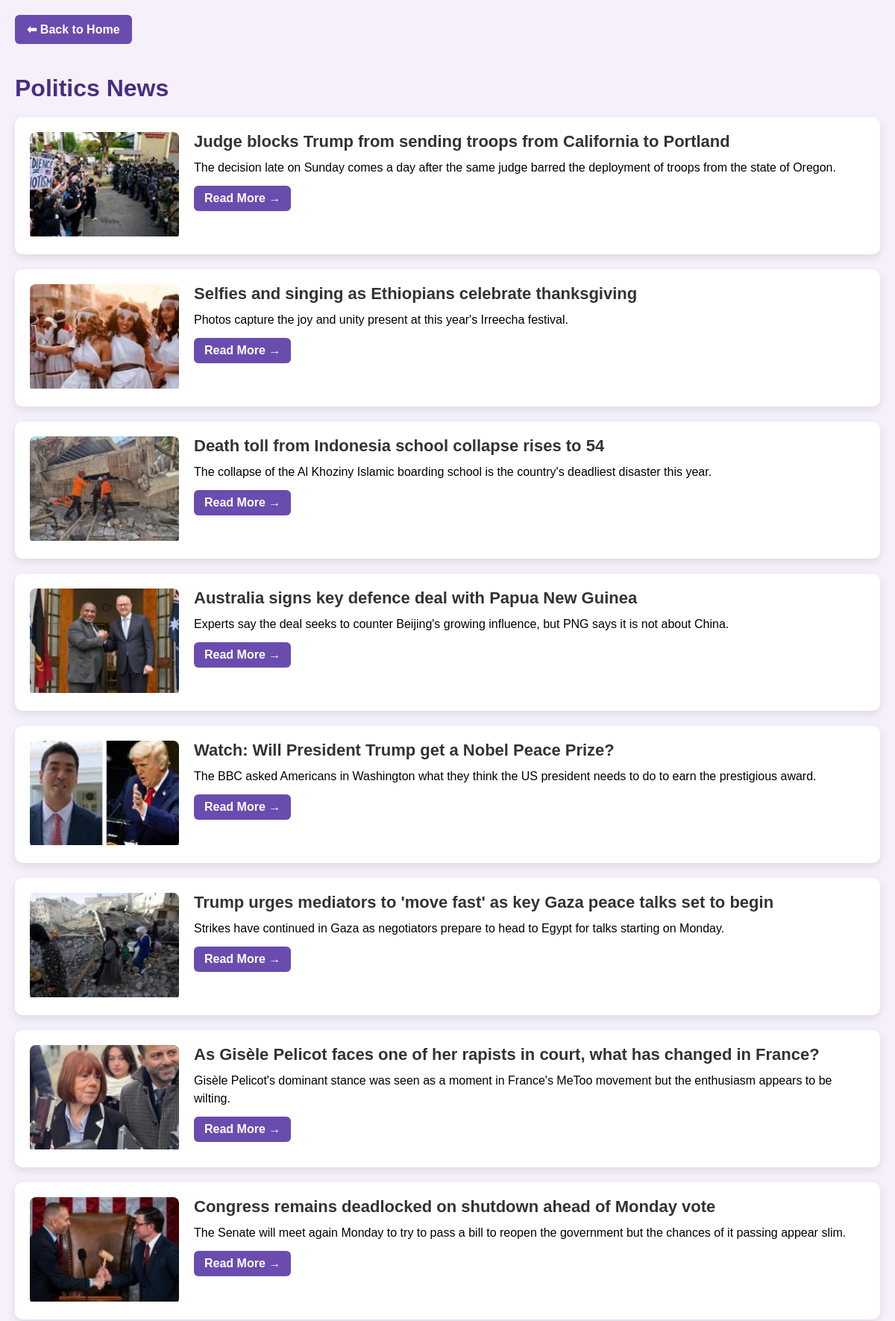
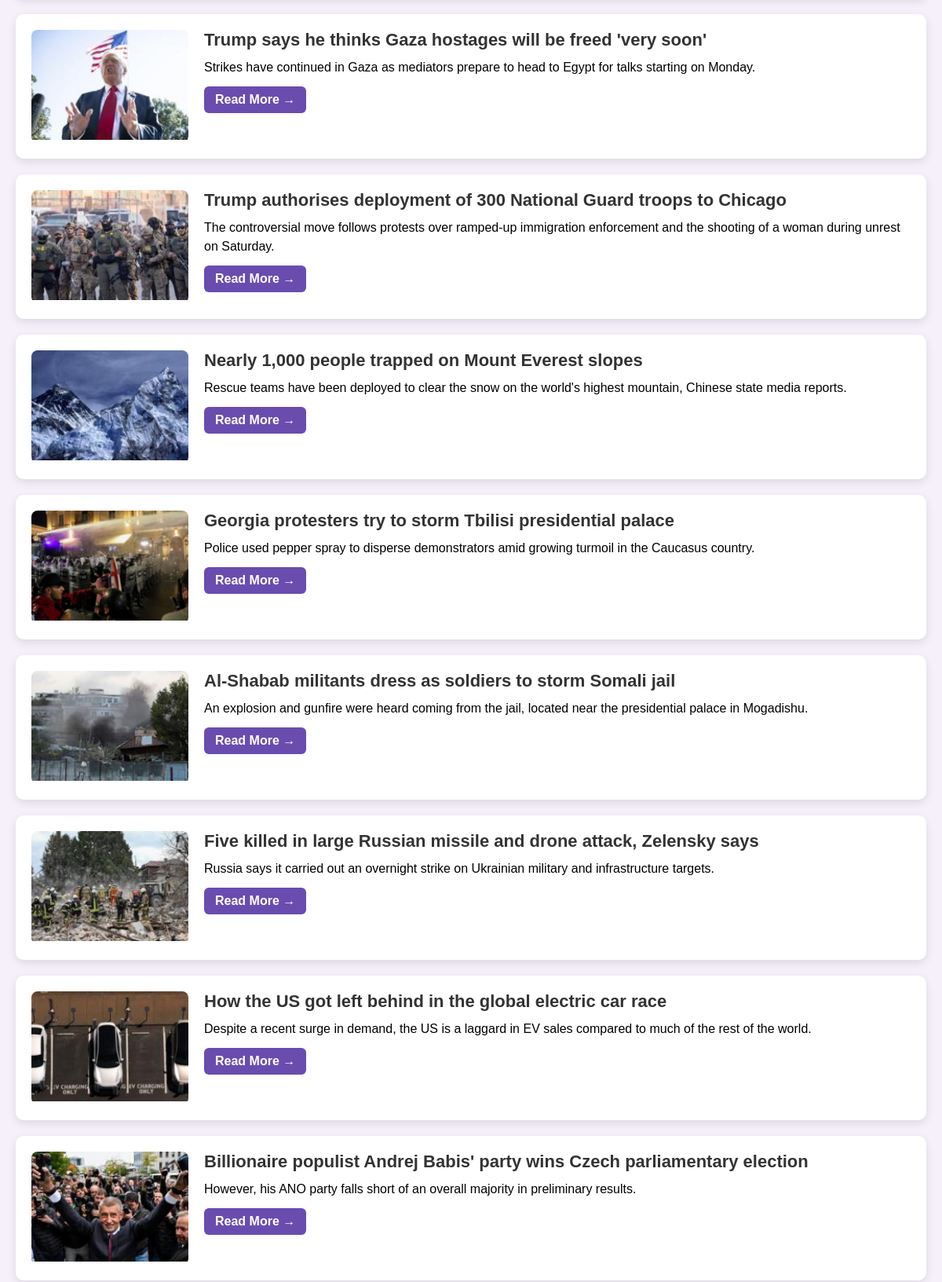
Page /category/politics/ (upper part) on the committed database (2 pictures, top to bottom).
### myproject/models.py (models this page shows, shortened)
class News(models.Model):
    SOURCE_CHOICES = [
        ('INDIA', 'India News'),
        ('GLOBAL', 'Global News'),
    ]
    title = models.CharField(max_length=255)
    description = models.TextField()
    content = models.TextField(null=True, blank=True)
    category = models.CharField(max_length=100)
    link = models.URLField(null=True, blank=True)
    image_url = models.CharField(max_length=500, null=True, blank=True)
    published_at = models.DateTimeField(null=True, blank=True)
    source_type = models.CharField(
        max_length=10,
        choices=SOURCE_CHOICES,
        default='GLOBAL'
    )

### myproject/views.py (the view)
# urls.py: path('category/<str:category_name>/', views.news_by_category, name='news_by_category'),
def news_by_category(request, category_name):
    url_category = category_name.strip().lower()
    category_map = {
        'business': 'global-business',
        'science': 'science',
        'politics': 'bbc',      # Mapping your 'Politics' button to 'bbc' data
        'entertainment': 'cnn', # Mapping 'Entertainment' button to 'cnn' data (example)
        'sports': 'cnn',        # Mapping 'Sports' to 'cnn' (example)
        'fashion': 'cnn',       # Mapping 'Fashion' to 'cnn' (example)
    }
    news_items = News.objects.filter(category=category_name).order_by('-published_at')[:20]
    bookmarked_pks = []
    if request.user.is_authenticated:
        bookmarked_pks = Bookmark.objects.filter(
            user=request.user,
            article__in=news_items
        ).values_list('article__pk', flat=True)
    context = {
        'news_items': news_items,
        'category_name': category_name.title(),
        'bookmarked_pks': list(bookmarked_pks), # <-- THIS MUST BE PRESENT
    }
    db_category_name = category_map.get(url_category, url_category)
    news_items = News.objects.filter(category__iexact=db_category_name).order_by('-published_at')
    context = {
        'news_items': news_items,
        'category_name': url_category.title(),
    }
    return render(request, 'news_by_category.html', context)

### myproject/templates/news_by_category.html (shortened to what this page needs)
<!DOCTYPE html>
<html lang="en">
<head>
</head>
<body>
    <a href="{% url 'index' %}" class="back-home">⬅ Back to Home</a>
    <h1>{{ category_name }} News</h1>
    {% for news in news_items %}
    <div class="news-item">
        <div class="image-container">
            {% if news.image_url %}
                <img src="{{ news.image_url }}" alt="{{ news.title }}">
            {% endif %}
        </div>
        <div class="news-content">
            <h2>{{ news.title }}</h2>
            <p>{{ news.description | striptags | truncatewords:30 }}</p>
            <a href="{% url 'news_detail' news.pk %}" class="read-more">Read More →</a>
 </div>
            </div>
{% empty %}
    <p>No news available in this category.</p>
{% endfor %}
</body>
</html>

### myproject/templates/news_by_category.html (style rules this page uses)
body { font-family: Arial, sans-serif; margin: 0; padding: 20px; background: #f5f0f9; }
h1 { color: #4a2c82; margin-bottom: 20px; }
.news-item { background: white; padding: 20px; margin-bottom: 20px; border-radius: 10px; box-shadow: 0px 4px 12px rgba(0,0,0,0.1); display: flex; gap: 20px; align-items: flex-start; }
.news-item .image-container { flex: 0 0 200px; max-width: 200px; overflow: hidden; border-radius: 8px; }
.news-item img { width: 100%; height: 140px; object-fit: cover; }
.news-content { flex: 1; }
.news-content h2 { margin: 0 0 10px 0; font-size: 22px; color: #333; }
.news-content p { margin: 0 0 12px 0; line-height: 1.5; }
.read-more { display: inline-block; text-decoration: none; background: #6a4caf; color: white; padding: 8px 14px; border-radius: 6px; font-weight: bold; transition: background 0.3s ease; }
.back-home { display: inline-block; margin-bottom: 20px; text-decoration: none; background: #6a4caf; color: white; padding: 10px 16px; border-radius: 6px; font-weight: bold; transition: background 0.3s ease; }

### rows in the picture
News: image_url (picture), title "Judge blocks Trump from sending troops from California to Portland", description "The decision late on Sunday comes a day after the same judge barred the deployment of troops from the state of Oregon."
News: image_url (picture), title "Selfies and singing as Ethiopians celebrate thanksgiving", description "Photos capture the joy and unity present at this year's Irreecha festival."
News: image_url (picture), title "Death toll from Indonesia school collapse rises to 54", description "The collapse of the Al Khoziny Islamic boarding school is the country's deadliest disaster this year."
News: image_url (picture), title "Australia signs key defence deal with Papua New Guinea", description "Experts say the deal seeks to counter Beijing's growing influence, but PNG says it is not about China."
News: image_url (picture), title "Watch: Will President Trump get a Nobel Peace Prize?", description "The BBC asked Americans in Washington what they think the US president needs to do to earn the prestigious award."
News: image_url (picture), title "Trump urges mediators to 'move fast' as key Gaza peace talks set to begin", description "Strikes have continued in Gaza as negotiators prepare to head to Egypt for talks starting on Monday."
News: image_url (picture), title "As Gisèle Pelicot faces one of her rapists in court, what has changed in France?", description "Gisèle Pelicot's dominant stance was seen as a moment in France's MeToo movement but the enthusiasm appears to be wilting."
News: image_url (picture), title "Congress remains deadlocked on shutdown ahead of Monday vote", description "The Senate will meet again Monday to try to pass a bill to reopen the government but the chances of it passing appear slim."
News: image_url (picture), title "Trump says he thinks Gaza hostages will be freed 'very soon'", description "Strikes have continued in Gaza as mediators prepare to head to Egypt for talks starting on Monday."
News: image_url (picture), title "Trump authorises deployment of 300 National Guard troops to Chicago", description "The controversial move follows protests over ramped-up immigration enforcement and the shooting of a woman during unrest on Saturday."
News: image_url (picture), title "Nearly 1,000 people trapped on Mount Everest slopes", description "Rescue teams have been deployed to clear the snow on the world's highest mountain, Chinese state media reports."
News: image_url (picture), title "Georgia protesters try to storm Tbilisi presidential palace", description "Police used pepper spray to disperse demonstrators amid growing turmoil in the Caucasus country."
News: image_url (picture), title "Al-Shabab militants dress as soldiers to storm Somali jail", description "An explosion and gunfire were heard coming from the jail, located near the presidential palace in Mogadishu."
News: image_url (picture), title "Five killed in large Russian missile and drone attack, Zelensky says", description "Russia says it carried out an overnight strike on Ukrainian military and infrastructure targets."
News: image_url (picture), title "How the US got left behind in the global electric car race", description "Despite a recent surge in demand, the US is a laggard in EV sales compared to much of the rest of the world."
News: image_url (picture), title "Billionaire populist Andrej Babis' party wins Czech parliamentary election", description "However, his ANO party falls short of an overall majority in preliminary results."

### other values in the picture
{{ category_name }} "Politics"
